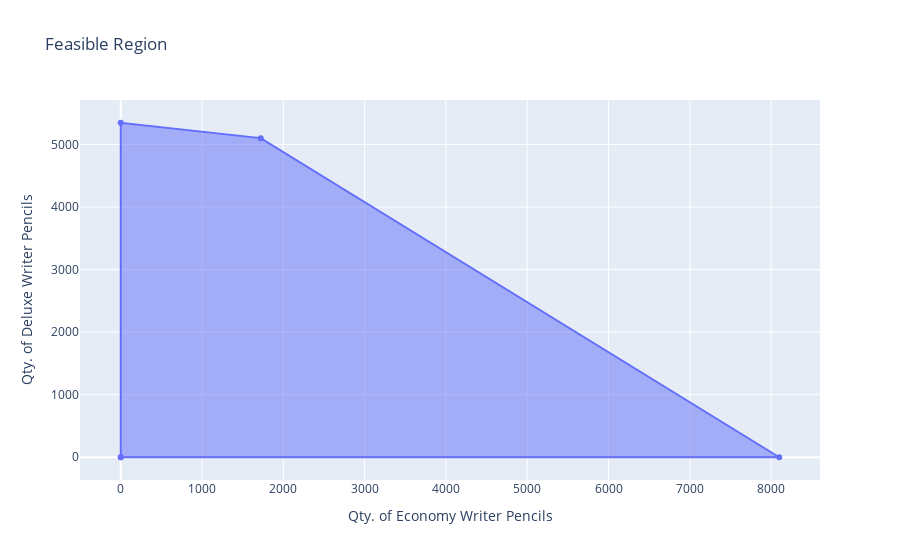

Write notebook code for a chart like this one.
### Code cell
feasible_region = go.Scatter(
    x = [0,0,shaping_asbly_intercept[0], asbly_economy_intercept, 0],
    y = [0,shaping_deluxe_intercept,shaping_asbly_intercept[1], 0, 0],
    fill = 'toself',
    name ='Feasible Region'
)

layout['title']['text'] = 'Feasible Region'

fig = go.Figure(data=[feasible_region], layout=layout)
iplot(fig)

### Figure 1 — Plotly figure (JSON) as saved in the notebook; plotly's stock layout.template omitted (floating-point values rounded to 4 significant figures)
{"data": [{"fill": "toself", "name": "Feasible Region", "type": "scatter", "x": [0, 0, 1722.0, 8100, 0], "y": [0, 5349.0, 5103.0, 0, 0]}], "layout": {"autosize": true, "title": {"text": "Feasible Region"}, "xaxis": {"autorange": true, "range": [-472.8, 8573.0], "title": {"text": "Qty. of Economy Writer Pencils"}, "type": "linear"}, "yaxis": {"autorange": true, "range": [-357.3, 5706.0], "title": {"text": "Qty. of Deluxe Writer Pencils"}, "type": "linear"}}}
